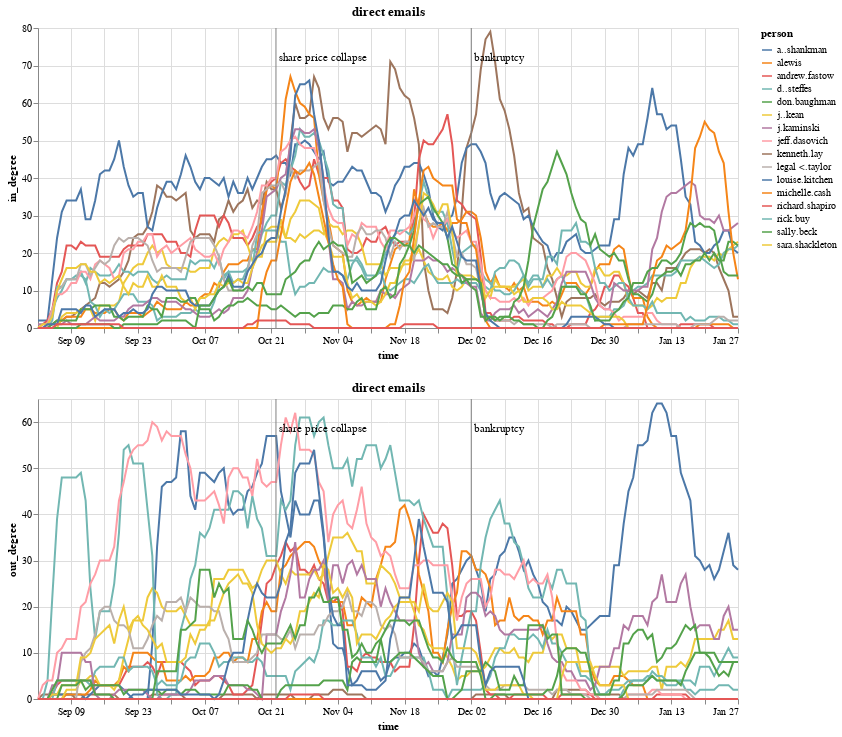

Notebook code cell kept with this figure:
### Code cell
alt.vconcat(
    vertices_algo_for_layer(lambda v: v.in_degree(), 'in_degree', top_nodes_in_w, 'direct'),
    vertices_algo_for_layer(lambda v: v.out_degree(), 'out_degree', top_nodes_in_w, 'direct'),
)

### Figure 1 — Vega-Lite specification as saved in the notebook (floating-point values rounded to 4 significant figures; data arrays with more than 128 entries replaced by an {"elided": "..."} marker saying what was removed)
{"config": {"view": {"continuousWidth": 400, "continuousHeight": 300}}, "vconcat": [{"layer": [{"data": {"name": "data-8976102fca7a000fd6bf7842d20b6908"}, "mark": "line", "encoding": {"color": {"field": "person", "type": "nominal"}, "opacity": {"condition": {"value": 1.0, "selection": "selector007"}, "value": 0.2}, "tooltip": [{"field": "person", "type": "nominal"}, {"field": "in_degree", "type": "quantitative"}], "x": {"field": "time", "type": "temporal"}, "y": {"field": "in_degree", "type": "quantitative"}}, "selection": {"selector007": {"type": "multi", "fields": ["person"], "bind": "legend"}}, "title": "direct emails", "width": 700}, {"layer": [{"mark": {"type": "rule", "color": "gray"}, "encoding": {"x": {"field": "time", "type": "temporal"}}}, {"mark": {"type": "text", "align": "left", "color": "black", "dx": 3, "dy": -120}, "encoding": {"text": {"field": "event", "type": "nominal"}, "x": {"field": "time", "type": "temporal"}}}], "data": {"name": "data-78262a8da2e6731fe3a655fdaa151d08"}}]}, {"layer": [{"data": {"name": "data-5bb686246738e6134ca87aed76c057f4"}, "mark": "line", "encoding": {"color": {"field": "person", "type": "nominal"}, "opacity": {"condition": {"value": 1.0, "selection": "selector008"}, "value": 0.2}, "tooltip": [{"field": "person", "type": "nominal"}, {"field": "out_degree", "type": "quantitative"}], "x": {"field": "time", "type": "temporal"}, "y": {"field": "out_degree", "type": "quantitative"}}, "selection": {"selector008": {"type": "multi", "fields": ["person"], "bind": "legend"}}, "title": "direct emails", "width": 700}, {"layer": [{"mark": {"type": "rule", "color": "gray"}, "encoding": {"x": {"field": "time", "type": "temporal"}}}, {"mark": {"type": "text", "align": "left", "color": "black", "dx": 3, "dy": -120}, "encoding": {"text": {"field": "event", "type": "nominal"}, "x": {"field": "time", "type": "temporal"}}}], "data": {"name": "data-78262a8da2e6731fe3a655fdaa151d08"}}]}], "$schema": "https://vega.github.io/schema/vega-lite/v4.17.0.json", "datasets": {"data-8976102fca7a000fd6bf7842d20b6908": {"elided": "2368 records"}, "data-78262a8da2e6731fe3a655fdaa151d08": [{"time": "2001-10-22", "event": "share price collapse"}, {"time": "2001-12-02", "event": "bankruptcy"}], "data-5bb686246738e6134ca87aed76c057f4": {"elided": "2368 records"}}}
